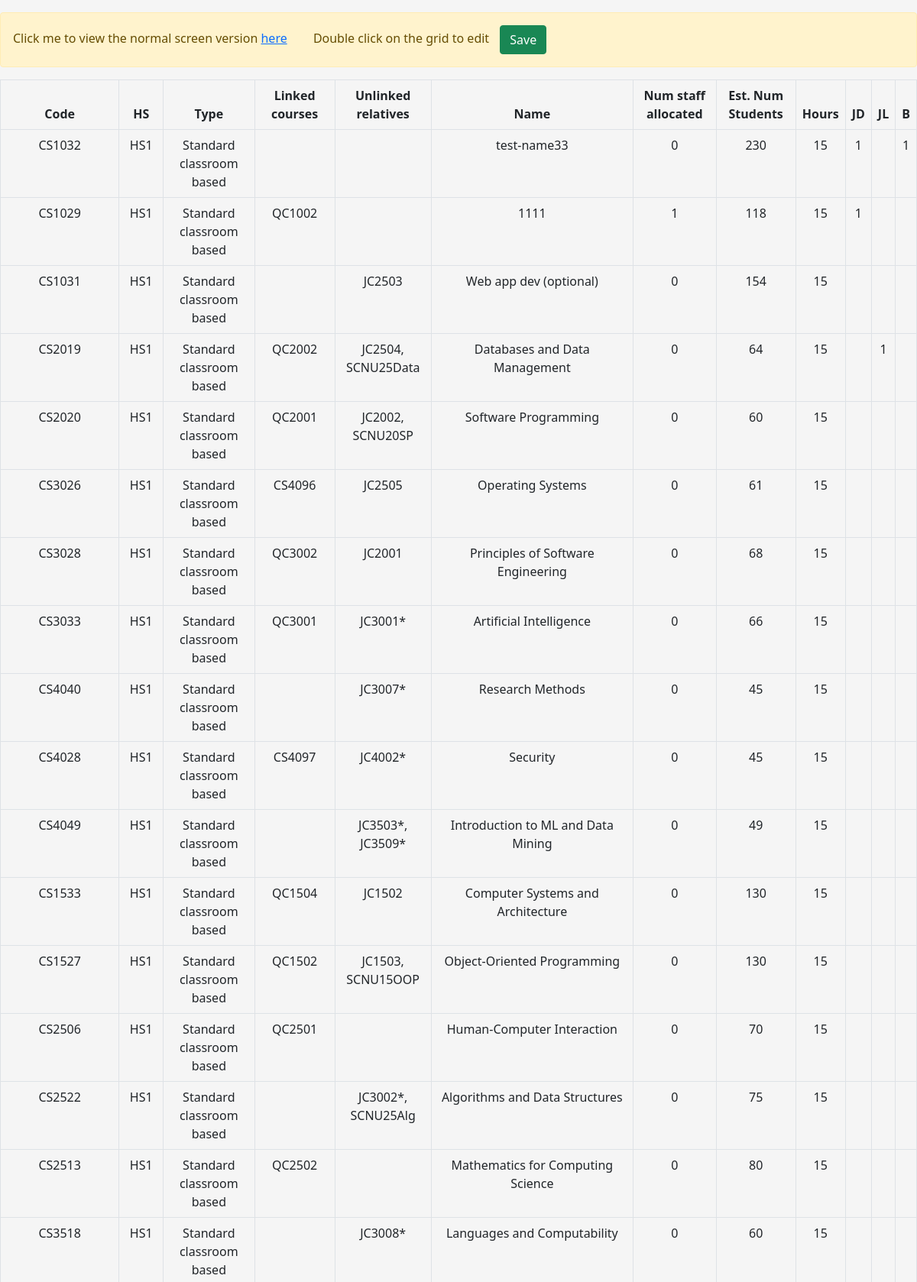
The page /staffvModules/full/ (upper part) on the database its author committed.
### staffvModules/models.py (models this page shows, shortened)
class Course(models.Model):
    id = models.AutoField(primary_key=True)
    code = models.CharField(max_length=100)
    linked_courses = models.CharField(max_length=100)
    unlinked_relatives = models.CharField(max_length=100)
    name = models.CharField(max_length=100)
    type = models.CharField(max_length=100, null=True, blank=True)
    hs = models.CharField(max_length=100, null=True, blank=True)
    num_staff_allocated = models.IntegerField()
    est_num_students = models.IntegerField()
    hours = models.IntegerField()
    create_time = models.DateTimeField(auto_now_add=True)
    is_delete = models.BooleanField(default=False)
    class Meta:
        db_table = 'balancer_course'

### staffvModules/views.py (the view, shortened to what this page needs)
# urls.py: path('full/', views.full_list, name='staffvModules_full_course_list'),
def full_list(request, category=None):
    if category == 'project':
        with connection.cursor() as cursor:
            cursor.execute("""
                SELECT initials FROM balancer_staff WHERE id IN (
                    SELECT a.staff_id FROM balancer_teach_project AS a
                    LEFT JOIN balancer_project AS b ON b.code = a.project_name
                    WHERE b.is_delete = 0
                )
            """)
            rows = cursor.fetchall()
            staff_list = [item[0] for item in rows]  # Assuming 'initials' is the first column in your result set
        items = Project.objects.filter(is_delete=0)
        for item in items:
            code = item.code
            with connection.cursor() as cursor:
                cursor.execute("""
                    SELECT f.share FROM (
                        SELECT id AS staff_id FROM balancer_staff WHERE id IN (
                            SELECT a.staff_id FROM balancer_teach_project AS a
                            LEFT JOIN balancer_project AS b ON b.code = a.project_name
                            WHERE b.is_delete = 0
                        )
                    ) as c
                    LEFT JOIN (
                        SELECT d.staff_id, d.share FROM balancer_teach_project AS d
                        LEFT JOIN balancer_project AS e ON e.code = d.project_name
                        WHERE e.is_delete = 0 AND e.code = %s
                        GROUP BY d.staff_id
                    ) as f
                    ON c.staff_id = f.staff_id
                """, [code])
                result = cursor.fetchall()
                item.share = result
        template_name = 'full/full_project_list.html'
        context = {'list': items, 'staff_list': staff_list}
        return render(request, template_name, context)
    else:
        with connection.cursor() as cursor:
            cursor.execute("""
                SELECT initials FROM balancer_staff WHERE id IN (
                    SELECT a.staff_id FROM balancer_teach_course AS a
                    LEFT JOIN balancer_course AS b ON b.code = a.course_name
                    WHERE b.is_delete = 0
                )
            """)
            rows = cursor.fetchall()
            staff_list = [item[0] for item in rows]  # Assuming 'initials' is the first column in your result set
        items = Course.objects.filter(is_delete=0)
        for item in items:
            code = item.code
            with connection.cursor() as cursor:
                cursor.execute("""
                    SELECT f.share FROM (
                        SELECT id AS staff_id FROM balancer_staff WHERE id IN (
                            SELECT a.staff_id FROM balancer_teach_course AS a
                            LEFT JOIN balancer_course AS b ON b.code = a.course_name
                            WHERE b.is_delete = 0
                        )
                    ) as c
                    LEFT JOIN (
                        SELECT d.staff_id, d.share FROM balancer_teach_course AS d
                        LEFT JOIN balancer_course AS e ON e.code = d.course_name
                        WHERE e.is_delete = 0 AND e.code = %s
                        GROUP BY d.staff_id
                    ) as f
                    ON c.staff_id = f.staff_id
                """, [code])
                result = cursor.fetchall()
                item.share = result
        template_name = 'full/full_course_list.html'
        context = {'list': items, 'staff_list': staff_list}
        return render(request, template_name, context)
    context = {'list': items}
    return render(request, template_name, context)

### staffvModules/templates/full/full_course_list.html (shortened to what this page needs)
{% include 'common/header.html' %}
<div class="main-content">
    <div class="container my-3">
        <div class="alert alert-warning mt-3" role="alert">
            Click me to view the normal screen version <a href="/staffvModules/">here</a>
            <span  style="margin-left: 30px;">Double click on the grid to edit</span>
            <button class="btn btn-success" style="margin-left: 10px;" onclick="saveRows()">Save</button>
        </div>
        <div class="tab-content" id="myTabsContent">
            <div class="tab-pane fade show active" id="courses" role="tabpanel" aria-labelledby="coursesTab">
                <div class="table-responsive">
                    <table class="table table-bordered table-hover">
                        <thead>
                            <tr>
                                <th>Code</th>
                                <th>HS</th>
                                <th>Type</th>
                                <th>Linked courses</th>
                                <th>Unlinked relatives</th>
                                <th>Name</th>
                                <th>Num staff allocated</th>
                                <th>Est. Num Students</th>
                                <th>Hours</th>
                                {% for staff in staff_list %}
                                <th>{{ staff }}</th>
                                {% endfor %}
                            </tr>
                        </thead>
                        <tbody>
                            {% for course in list %}
                            <tr>
                                <td ondblclick="editCell(this)">{{ course.code }}</td>
                                <td ondblclick="editCell(this)">{{ course.hs }}</td>
                                <td ondblclick="editCell(this)">{{ course.type }}</td>
                                <td ondblclick="editCell(this)">{{ course.linked_courses }}</td>
                                <td ondblclick="editCell(this)">{{ course.unlinked_relatives }}</td>
                                <td ondblclick="editCell(this)">{{ course.name }}</td>
                                <td ondblclick="editCell(this)">{{ course.num_staff_allocated }}</td>
                                <td ondblclick="editCell(this)">{{ course.est_num_students }}</td>
                                <td ondblclick="editCell(this)">{{ course.hours }}</td>
                                {% for share in course.share %}
                                    <td>
                                    {% if share.0 %}
                                        {{ share.0 }}
                                    {% endif %}
                                    </td>
                                {% endfor %}
                            </tr>
                            {% endfor %}
                        </tbody>
                    </table>
                </div>
            </div>
        </div>
    </div>
</div>

### templates/common/header.html (style rules this page uses)
body { background-color: #f5f5f5; }

### staffvModules/templates/full/full_course_list.html (style rules this page uses)
.container.my-3 { width: 100%; max-width: 100%; padding-left: 0; padding-right: 0; }
.table { width: 100%; }
.table thead th { text-align: center; font-weight: bold; }
.table tbody td { text-align: center; position: relative; cursor: pointer; }

### rows shown on the page
Course: code "CS1032", hs "HS1", type "Standard classroom based", name "test-name33", num_staff_allocated "0", est_num_students "230", hours "15", share "1" "1"
Course: code "CS1029", hs "HS1", type "Standard classroom based", linked_courses "QC1002", name "1111", num_staff_allocated "1", est_num_students "118", hours "15", share "1"
Course: code "CS1031", hs "HS1", type "Standard classroom based", unlinked_relatives "JC2503", name "Web app dev (optional)", num_staff_allocated "0", est_num_students "154", hours "15"
Course: code "CS2019", hs "HS1", type "Standard classroom based", linked_courses "QC2002", unlinked_relatives "JC2504, SCNU25Data", name "Databases and Data Management", num_staff_allocated "0", est_num_students "64", hours "15", share "1"
Course: code "CS2020", hs "HS1", type "Standard classroom based", linked_courses "QC2001", unlinked_relatives "JC2002, SCNU20SP", name "Software Programming", num_staff_allocated "0", est_num_students "60", hours "15"
Course: code "CS3026", hs "HS1", type "Standard classroom based", linked_courses "CS4096", unlinked_relatives "JC2505", name "Operating Systems", num_staff_allocated "0", est_num_students "61", hours "15"
Course: code "CS3028", hs "HS1", type "Standard classroom based", linked_courses "QC3002", unlinked_relatives "JC2001", name "Principles of Software Engineering", num_staff_allocated "0", est_num_students "68", hours "15"
Course: code "CS3033", hs "HS1", type "Standard classroom based", linked_courses "QC3001", unlinked_relatives "JC3001*", name "Artificial Intelligence", num_staff_allocated "0", est_num_students "66", hours "15"
Course: code "CS4040", hs "HS1", type "Standard classroom based", unlinked_relatives "JC3007*", name "Research Methods", num_staff_allocated "0", est_num_students "45", hours "15"
Course: code "CS4028", hs "HS1", type "Standard classroom based", linked_courses "CS4097", unlinked_relatives "JC4002*", name "Security", num_staff_allocated "0", est_num_students "45", hours "15"
Course: code "CS4049", hs "HS1", type "Standard classroom based", unlinked_relatives "JC3503*, JC3509*", name "Introduction to ML and Data Mining", num_staff_allocated "0", est_num_students "49", hours "15"
Course: code "CS1533", hs "HS1", type "Standard classroom based", linked_courses "QC1504", unlinked_relatives "JC1502", name "Computer Systems and Architecture", num_staff_allocated "0", est_num_students "130", hours "15"
Course: code "CS1527", hs "HS1", type "Standard classroom based", linked_courses "QC1502", unlinked_relatives "JC1503, SCNU15OOP", name "Object-Oriented Programming", num_staff_allocated "0", est_num_students "130", hours "15"
Course: code "CS2506", hs "HS1", type "Standard classroom based", linked_courses "QC2501", name "Human-Computer Interaction", num_staff_allocated "0", est_num_students "70", hours "15"
Course: code "CS2522", hs "HS1", type "Standard classroom based", unlinked_relatives "JC3002*, SCNU25Alg", name "Algorithms and Data Structures", num_staff_allocated "0", est_num_students "75", hours "15"
Course: code "CS2513", hs "HS1", type "Standard classroom based", linked_courses "QC2502", name "Mathematics for Computing Science", num_staff_allocated "0", est_num_students "80", hours "15"
Course: code "CS3518", hs "HS1", type "Standard classroom based", unlinked_relatives "JC3008*", name "Languages and Computability", num_staff_allocated "0", est_num_students "60", hours "15"

### other values the page prints
{{ staff }} "JD" "JL" "B"
